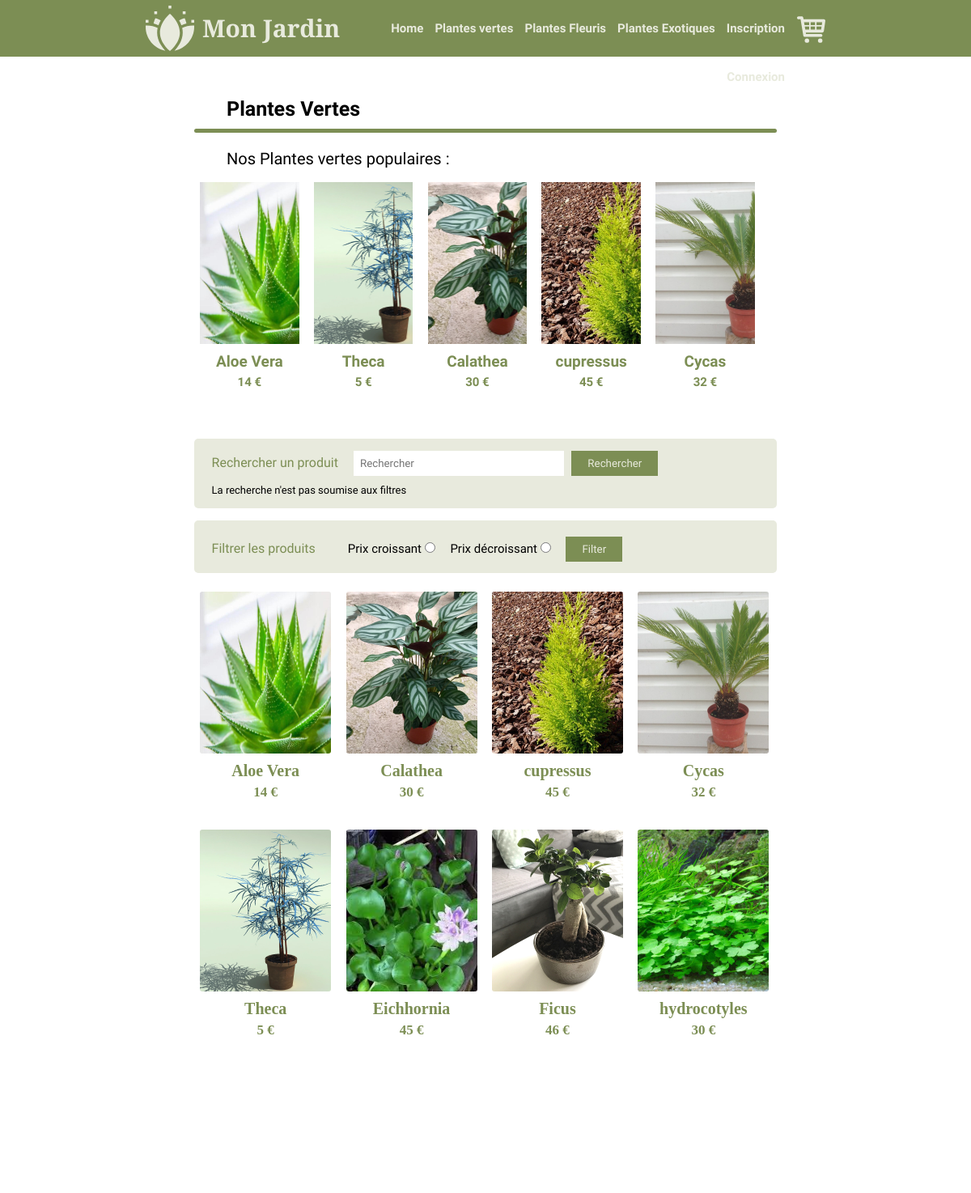
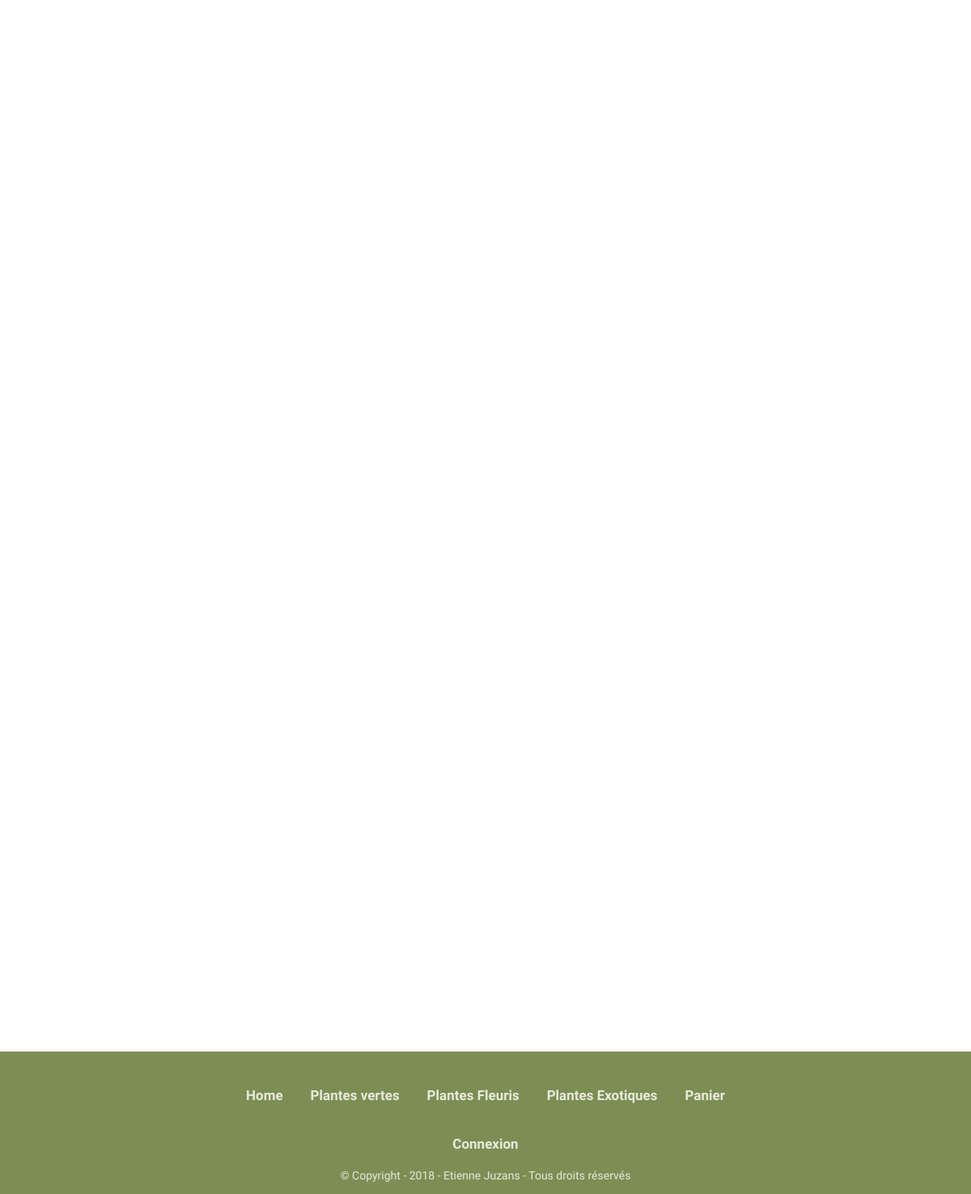
The page /PlantesVertes on the database its author committed (2 pictures, top to bottom).
### tables this page shows
CREATE TABLE `categories` (
  `id` int(11) NOT NULL,
  `id_produit` int(20) NOT NULL,
  `id_categories` int(20) NOT NULL
);

CREATE TABLE `Produits` (
  `id` int(11) NOT NULL,
  `name` varchar(255) NOT NULL,
  `description` text NOT NULL,
  `prix` float NOT NULL,
  `actif` int(1) DEFAULT NULL,
  `view` varchar(255) NOT NULL DEFAULT '0'
);

### controller/produit.php (called while the page is built)
<?php
$objProduitFLeuries = new produit($connect);
?>

### models/connect.class.php (called while the page is built, shortened)
<?php
class connect {
    public function setConnect(PDO $connect)
    {
        $this -> _connect = $connect;
    }
}
?>

### models/produit.class.php (called while the page is built, shortened)
<?php
class produit extends connect
{
    function afficheProduit($categorie){
        $req = $this->_connect->query("SELECT
Produits.id AS idProduit, Produits.name AS nameProduit, Produits.description AS descriptionProduit, Produits.prix AS prixProduit, Produits.actif AS actifProduit, categories.id_produit AS idProduitCategorie, categories.id_categories
FROM Produits INNER JOIN categories
ON id_categories = $categorie  AND categories.id_produit = Produits.id");
        $resReq = $req->fetchAll();
        return $resReq;
    }
    function produitPopulaire($categorie){
        $req = $this -> _connect -> query("SELECT Produits.id AS idProduit, Produits.name AS nameProduit, Produits.description AS descriptionProduit, Produits.prix AS prixProduit, Produits.actif AS actifProduit, Produits.view AS Produitview, categories.id_produit AS idProduitCategorie, categories.id_categories
FROM Produits INNER JOIN categories ON id_categories = $categorie AND categories.id_produit = Produits.id ORDER BY Produitview DESC LIMIT 5");
        $resReq = $req->fetchAll();
        return $resReq;
    }
}
?>

### views/afficheProduitPlantesVertes.php (the view)
<?php
if (isset($_POST['recherche'])) {
    $recherche = $_POST['rechercher'];
    echo "<div class='Taille_Liste_Produit' style=' height: 800px; width: 100%;'>";
    foreach ($objProduitFLeuries->recherche("1", $recherche) as $res) {
        ?>
        <div class="Produits">
            <a href="PlantesFleuris-<?php echo $res['idProduit']?>">
                <div class="Images_Produit" style="background-image: url('./images/images_produits/<?php echo $res['nameProduit']?>.jpg'); width: 100%; height: 200px; background-size: cover;"></div>
                <div class="Info_Produits">
                    <h2><?php echo $res['nameProduit'] ?></h2>
                    <h3><?php echo $res['prixProduit'] ?> €</h3>
                </div>
            </a>
        </div>
        <?php
    }
    echo "</div>";
} else {
    if (isset($_POST['trierButton'])) {
        if ($_POST['trier'] == 'PrixCroissant') {
            echo "<div class='Taille_Liste_Produit' style=' height: 2050px; width: 100%;'>";
            foreach ($objProduitFLeuries->afficheProduitFiltres("1", "ORDER BY prixProduit ASC") as $res) {
                ?>
                <div class="Produits">
                    <a href="PlantesFleuris-<?php echo $res['idProduit']?>">
                        <div class="Images_Produit" style="background-image: url('./images/images_produits/<?php echo $res['nameProduit']?>.jpg'); width: 100%; height: 200px; background-size: cover;"></div>
                        <div class="Info_Produits">
                            <h2><?php echo $res['nameProduit'] ?></h2>
                            <h3><?php echo $res['prixProduit'] ?> €</h3>
                        </div>
                    </a>
                </div>
                <?php
            }
            echo "</div>";
        } else if ($_POST['trier'] == 'PrixDecroissant') {
            echo "<div class='Taille_Liste_Produit' style=' height: 2050px; width: 100%;'>";
            foreach ($objProduitFLeuries->afficheProduitFiltres("1", "ORDER BY prixProduit DESC") as $res) {
                ?>
                <div class="Produits">
                    <a href="PlantesFleuris-<?php echo $res['idProduit']?>">
                        <div class="Images_Produit" style="background-image: url('./images/images_produits/<?php echo $res['nameProduit']?>.jpg'); width: 100%; height: 200px; background-size: cover;"></div>
                        <div class="Info_Produits">
                            <h2><?php echo $res['nameProduit'] ?></h2>
                            <h3><?php echo $res['prixProduit'] ?> €</h3>
                        </div>
                    </a>
                </div>
                <?php
            }
            echo "</div>";
        }
    } else {
        echo "<div class='Taille_Liste_Produit' style=' height: 2050px; width: 100%;'>";
        foreach ($objProduitFLeuries->afficheProduit("1") as $res) {
            ?>
            <div class="Produits">
                <a href="PlantesFleuris-<?php echo $res['idProduit']?>">
                    <div class="Images_Produit" style="background-image: url('./images/images_produits/<?php echo $res['nameProduit']?>.jpg');border-radius: 3px;; width: 100%; height: 200px; background-size: cover;"></div>
                    <div class="Info_Produits">
                        <h2><?php echo $res['nameProduit'] ?></h2>
                        <h3><?php echo $res['prixProduit'] ?> €</h3>
                    </div>
                </a>
            </div>
            <?php
        }
        echo "</div>";
    }
}
?>

### index.php (shortened to what this page needs)
<?php
require "config.php";
require "controller/produit.php";
?>
<!doctype html>
<html>
<head>
    <link rel="stylesheet" href="styles/styles.css">
</head>
<body>
<?php
$LienPages = array('Home', 'PlantesVertes', 'PlantesFleuris', 'PlantesExotiques', 'Panier', 'Profile', 'Connexion', 'Register');
if (isset($_SESSION["user"])) {
    require "views/menu_connexion.php";
    if (isset($_GET['p'])) {
        $url = explode('-', $_GET['p']);
        if ($url == "") {
            require "views/Home.php";
        } elseif (in_array($url[0], $LienPages) AND empty($url[1])) {
            require "views/" . $url[0] . ".php";
        } elseif (in_array($url[0], $LienPages) AND !empty($url[1])) {
            if ($objProduitFLeuries->verifeUrl($url[1]) == true) {
                $view = $objProduitFLeuries->addViews($url[1]);
                require "views/produit.php";
            } else {
                require "views/404.php";
            }
        } else {
            require "views/404.php";
        }
    }else{
        require "views/Home.php";
    }
    require "views/Footer_connexion.php";
} else {
    require "views/menu.php";
    if (isset($_GET['p'])) {
        $url = explode('-', $_GET['p']);
        if ($url == "") {
            require "views/Home.php";
        } elseif (in_array($url[0], $LienPages) AND empty($url[1])) {
            require "views/" . $url[0] . ".php";
        }else{
            require "views/404.php";
        }
    }else{
        require "views/Home.php";
    }
    require "views/Footer.php";
}
?>
</body>
</html>

### views/menu.php
<section>
    <div id="barre_menu">
        <div id="Menu">
            <div id="logo">
                <a href="Home">
                    <div class="logo_images"></div>
                    <div class="logo_texts">
                        <h1>Mon Jardin</h1>
                    </div>
                </a>
            </div>
            <div id="option_menu">
                <a href="Panier">
                    <div class="icone_panier"></div>
                </a>
            </div>
            <div id="liste_menu">
                <ul class="ul_menu">
                    <li><a href="Home"><h2>Home</h2></a></li>
                    <li><a href="PlantesVertes"><h2>Plantes vertes</h2></a></li>
                    <li><a href="PlantesFleuris"><h2>Plantes Fleuris</h2></a></li>
                    <li><a href="PlantesExotiques"><h2>Plantes Exotiques</h2></a></li>
                    <li><a href="Register"><h2>Inscription</h2></a></li>
                    <li><a href="Connexion"><h2>Connexion</h2></a></li>
                </ul>
            </div>
        </div>
    </div>
</section>

### views/PlantesVertes.php
<?php
require "controller/produit.php";
?>
<section>
    <div id="PlantesVertes">
        <div class="PlantesVertes_Titre">
            <h2>Plantes Vertes</h2>
        </div>
        <div class="PlantesVertes_Barre"></div>
        <div id="PlantesVertes_Populaire">
            <p>Nos Plantes vertes populaires :</p>
            <?php
            foreach ($objProduitFLeuries->produitPopulaire("1") as $res) {
                ?>
                <div class="Produits_Populaire">
                    <a href="PlantesFleuris-<?php echo $res['idProduit'] ?>">
                        <div class="Images_Produits_Populaire"
                             style="background-image: url('./images/images_produits/<?php echo $res['nameProduit'] ?>.jpg'); width: 100%; height: 200px; background-size: cover;"></div>
                        <div class="Info_Produits_Populaire">
                            <h2><?php echo $res['nameProduit'] ?></h2>
                            <h3><?php echo $res['prixProduit'] ?> €</h3>
                        </div>
                    </a>
                </div>
                <?php
            }
            ?>
        </div>
        <div class="PlantesVertes_Recherche">
            <form method="post">
                <label>Rechercher un produit</label>
                <div class="PlantesVertes_Recherche_Text">
                    <input type="text" name="rechercher" placeholder="Rechercher"/>
                </div>
                <div class="PlantesVertes_Recherche_Button">
                    <input type="submit" name="recherche" value="Rechercher"/>
                </div>
            </form>
            <p>La recherche n'est pas soumise aux filtres</p>
        </div>
        <div id="PlantesVertes_Produit">
            <div class="PlantesVertes_Trier">
                <span>
                    <label>Filtrer les produits</label>
                </span>
                <div class="PlantesVertes_Trier_Form">
                    <form method="post">
                        <div class="PlantesVertes_Trier_Form_Croissant">
                            <label>Prix croissant</label>
                            <input type="radio" name="trier" value="PrixCroissant"/>
                        </div>
                        <div class="PlantesVertes_Trier_Form_Croissant">
                            <label>Prix décroissant</label>
                            <input type="radio" name="trier" value="PrixDecroissant"/>
                        </div>
                        <div class="PlantesVertes_Trier_Form_Button">
                            <input type="submit" name="trierButton" value="Filter"/>
                        </div>
                    </form>
                </div>
            </div>
            <div class="PlantesVertes_Liste_Produit">
                <?php
                require "afficheProduitPlantesVertes.php";
                ?>
            </div>
        </div>
    </div>
</section>

### views/Footer.php
<section>
    <div id="Footer">
        <div class="Footer_Menu">
            <ul>
                <li><a href="Home"><h2>Home</h2></a></li>
                <li><a href="PlantesVertes"><h2>Plantes vertes</h2></a></li>
                <li><a href="PlantesFleuris"><h2>Plantes Fleuris</h2></a></li>
                <li><a href="PlantesExotiques"><h2>Plantes Exotiques</h2></a></li>
                <li><a href="Panier"><h2>Panier</h2></a></li>
                <li><a href="Connexion"><h2>Connexion</h2></a></li>
            </ul>
        </div>
        <div class="Footer_Cpyright">
            <p>© Copyright - 2018 - Etienne Juzans - Tous droits réservés</p>
        </div>
    </div>
</section>

### rows shown on the page
categories: id_produit.name (picture), id_produit.name "Aloe Vera", id_produit.prix "14"
categories: id_produit.name (picture), id_produit.name "Theca", id_produit.prix "5"
categories: id_produit.name (picture), id_produit.name "Calathea", id_produit.prix "30"
categories: id_produit.name (picture), id_produit.name "cupressus", id_produit.prix "45"
categories: id_produit.name (picture), id_produit.name "Cycas", id_produit.prix "32"
categories: id_produit.name (picture), id_produit.name "Eichhornia", id_produit.prix "45"
categories: id_produit.name (picture), id_produit.name "Ficus", id_produit.prix "46"
categories: id_produit.name (picture), id_produit.name "hydrocotyles", id_produit.prix "30"
